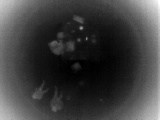
#> input picture Estimate Occupancy with Dewarping/Estimate Occupancy without Dewarping/output68.jpg, 160 x 120 px
$ jupyter execute Main.ipynb   (older library calls are emulated)
#> lines starting #> are read from the running program, lines starting #| are printed output that depends on the picture; after the words box and inside, x2 and y2 are one past the last pixel; in counts of white or black regions, pixels touching at a corner belong together
[cell 1]
import cv2
import numpy as np
import matplotlib.pyplot as plt

[cell 2]
# Load the fisheye image
image_path = 'output68.jpg'
fisheye_img = cv2.imread(image_path)
#> fisheye_img is the input picture: shape (120, 160, 3); min 0, max 255, mean 62.2

[cell 3]
# Get the dimensions of the image
h, w = fisheye_img.shape[:2]
#> h = 120; w = 160

[cell 4]
# Approximate camera matrix and distortion coefficients for fisheye correction
K = np.array([[w, 0, w / 2], [0, w, h / 2], [0, 0, 1]])  # Intrinsic camera matrix
#> K = [[160, 0, 80], [0, 160, 60], [0, 0, 1]]
D = np.array([-0.3, 0.1, 0, 0])  # Fisheye distortion coefficients (can be tweaked)

[cell 5]
# Create the mapping for undistortion
new_K, _ = cv2.getOptimalNewCameraMatrix(K, D, (w, h), 1, (w, h))
map1, map2 = cv2.initUndistortRectifyMap(K, D, np.eye(3), new_K, (w, h), cv2.CV_16SC2)

[cell 6]
# Apply remap to correct fisheye distortion
undistorted_img = cv2.remap(fisheye_img, map1, map2, interpolation=cv2.INTER_LINEAR)
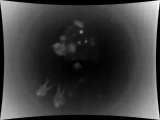
#> undistorted_img: shape (120, 160, 3); min 0, max 253, mean 61.7

[cell 7]
# Convert the dewarped image to grayscale for further processing
undistorted_gray = cv2.cvtColor(undistorted_img, cv2.COLOR_BGR2GRAY)

[cell 8]
# Apply CLAHE to improve contrast
clahe = cv2.createCLAHE(clipLimit=2.0, tileGridSize=(8, 8))
equalized_gray = clahe.apply(undistorted_gray)
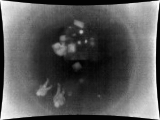
#> equalized_gray: shape (120, 160); min 2, max 255, mean 89.7

[cell 9]
# Apply Gaussian blur to reduce noise
blurred = cv2.GaussianBlur(equalized_gray, (7, 7), 0)
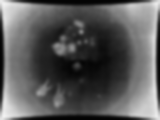
#> blurred: shape (120, 160); min 3, max 241, mean 90.1

[cell 10]
# Apply Canny edge detection to highlight edges of objects (people)
edges = cv2.Canny(blurred, 50, 150)
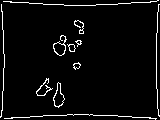
#> edges: shape (120, 160); 4.5% white in thin lines or dots

[cell 11]
# Apply morphological operations to close small gaps in edges
kernel = np.ones((5, 5), np.uint8)
closed_edges = cv2.morphologyEx(edges, cv2.MORPH_CLOSE, kernel)
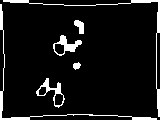
#> closed_edges: shape (120, 160); 7.8% white; 6 white regions

[cell 12]
# Find contours on the edge-detected image
contours, _ = cv2.findContours(closed_edges, cv2.RETR_EXTERNAL, cv2.CHAIN_APPROX_SIMPLE)
#> contours = 6 contours; box (x1, y1, x2, y2) and area: (36, 78, 65, 108) 284, (53, 35, 82, 56) 260, (3, 0, 160, 117) 190, (0, 4, 157, 120) 186, (74, 20, 84, 34) 72, (73, 62, 81, 70) 32

[cell 13]
# Filter out small contours to avoid noise
min_contour_area = 100  # Adjust this value as necessary
human_contours = [cnt for cnt in contours if cv2.contourArea(cnt) > min_contour_area]
#> human_contours = 4 contours; box (x1, y1, x2, y2) and area: (36, 78, 65, 108) 284, (53, 35, 82, 56) 260, (3, 0, 160, 117) 190, (0, 4, 157, 120) 186

[cell 14]
# Draw the contours on the dewarped image
output_image = undistorted_img.copy()
cv2.drawContours(output_image, human_contours, -1, (0, 255, 0), 2)
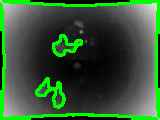
#> output_image: shape (120, 160, 3); 13.04% of pixels changed, all inside (x1, y1, x2, y2) = (0, 0, 160, 120)

[cell 15]
# Display the final output with the number of people detected
plt.imshow(cv2.cvtColor(output_image, cv2.COLOR_BGR2RGB))
plt.title(f'Estimated Number of People: {len(human_contours)}')
plt.axis('off')
plt.show()

[cell 16]
# Print the estimated number of people
print(f"Estimated Number of People: {len(human_contours)}")
#| Estimated Number of People: 4
